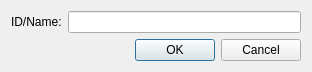
<?xml version="1.0" encoding="UTF-8"?>
<ui version="4.0">
 <class>FilterIDAddDialog</class>
 <widget class="QDialog" name="FilterIDAddDialog">
  <property name="geometry">
   <rect>
    <x>0</x>
    <y>0</y>
    <width>312</width>
    <height>70</height>
   </rect>
  </property>
  <property name="windowTitle">
   <string>Dialog</string>
  </property>
  <layout class="QVBoxLayout" name="verticalLayout">
   <item>
    <layout class="QFormLayout" name="formLayout">
     <item row="0" column="0">
      <widget class="QLabel" name="idNameLbl">
       <property name="text">
        <string>ID/Name:</string>
       </property>
      </widget>
     </item>
     <item row="0" column="1">
      <widget class="IDLineEdit" name="idNameLe"/>
     </item>
    </layout>
   </item>
   <item>
    <widget class="QDialogButtonBox" name="buttonBox">
     <property name="orientation">
      <enum>Qt::Horizontal</enum>
     </property>
     <property name="standardButtons">
      <set>QDialogButtonBox::Cancel|QDialogButtonBox::Ok</set>
     </property>
    </widget>
   </item>
  </layout>
 </widget>
 <customwidgets>
  <customwidget>
   <class>IDLineEdit</class>
   <extends>QLineEdit</extends>
   <header location="global">idlineedit.h</header>
  </customwidget>
 </customwidgets>
 <resources/>
 <connections>
  <connection>
   <sender>buttonBox</sender>
   <signal>accepted()</signal>
   <receiver>FilterIDAddDialog</receiver>
   <slot>accept()</slot>
   <hints>
    <hint type="sourcelabel">
     <x>248</x>
     <y>254</y>
    </hint>
    <hint type="destinationlabel">
     <x>157</x>
     <y>274</y>
    </hint>
   </hints>
  </connection>
  <connection>
   <sender>buttonBox</sender>
   <signal>rejected()</signal>
   <receiver>FilterIDAddDialog</receiver>
   <slot>reject()</slot>
   <hints>
    <hint type="sourcelabel">
     <x>316</x>
     <y>260</y>
    </hint>
    <hint type="destinationlabel">
     <x>286</x>
     <y>274</y>
    </hint>
   </hints>
  </connection>
 </connections>
</ui>
